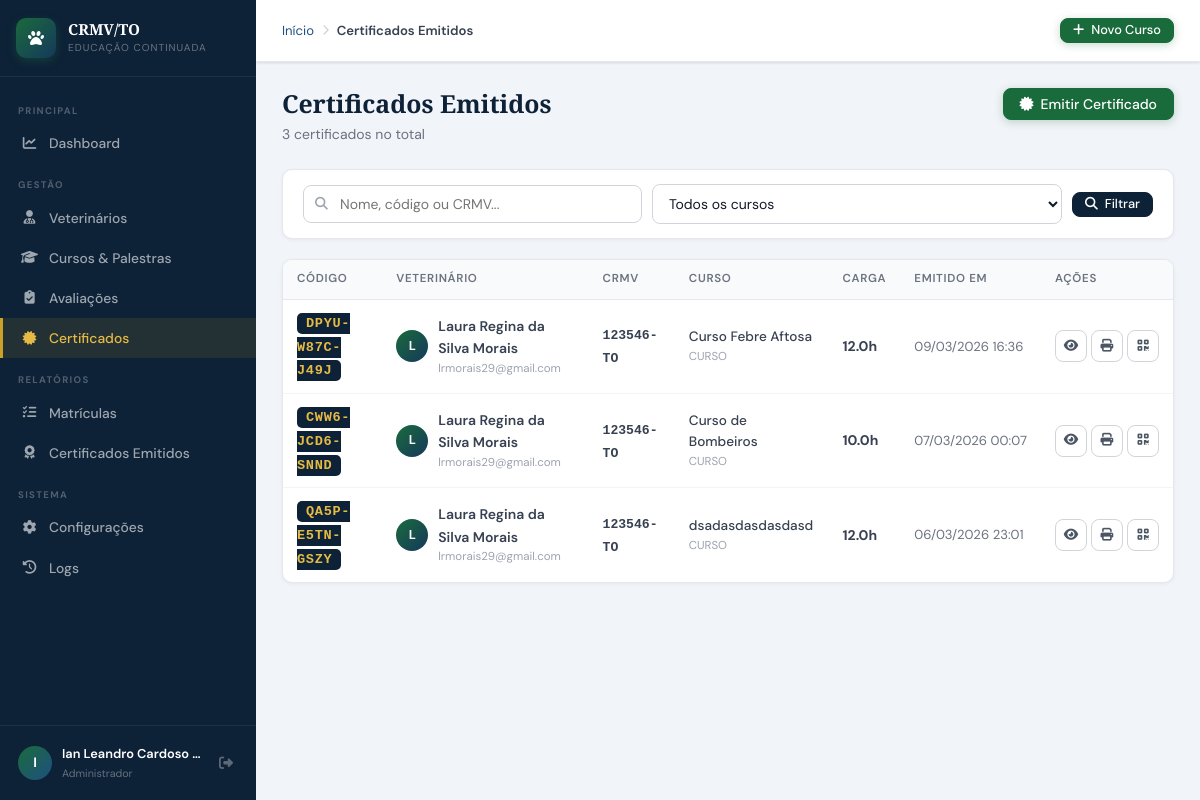
The page /admin/certificados/lista.php (signed in) on the database its author committed.
### tables this page shows
CREATE TABLE `tbl_certificados` (
  `cert_id` int(10) UNSIGNED NOT NULL,
  `matricula_id` int(10) UNSIGNED NOT NULL,
  `codigo` varchar(20) NOT NULL,
  `emitido_em` datetime NOT NULL DEFAULT current_timestamp(),
  `qr_path` varchar(200) DEFAULT NULL,
  `pdf_path` varchar(200) DEFAULT NULL,
  `valido` tinyint(1) NOT NULL DEFAULT 1
);

CREATE TABLE `tbl_usuarios` (
  `usuario_id` int(10) UNSIGNED NOT NULL,
  `perfil_id` int(10) UNSIGNED NOT NULL DEFAULT 2,
  `nome_completo` varchar(150) NOT NULL,
  `cpf` varchar(14) DEFAULT NULL,
  `rg` varchar(20) DEFAULT NULL,
  `data_nascimento` date DEFAULT NULL,
  `sexo` enum('M','F','O') DEFAULT NULL,
  `email` varchar(150) NOT NULL,
  `telefone` varchar(20) DEFAULT NULL,
  `celular` varchar(20) DEFAULT NULL,
  `crmv_numero` varchar(20) DEFAULT NULL,
  `crmv_uf` char(2) NOT NULL DEFAULT 'TO',
  `especialidade` varchar(100) DEFAULT NULL,
  `instituicao` varchar(150) DEFAULT NULL,
  `cep` varchar(9) DEFAULT NULL,
  `logradouro` varchar(150) DEFAULT NULL,
  `numero` varchar(10) DEFAULT NULL,
  `complemento` varchar(80) DEFAULT NULL,
  `bairro` varchar(80) DEFAULT NULL,
  `cidade` varchar(80) DEFAULT NULL,
  `uf` char(2) DEFAULT NULL,
  `senha_hash` varchar(255) NOT NULL,
  `senha_salt` varchar(64) NOT NULL,
  `token_reset` varchar(100) DEFAULT NULL,
  `token_expira` datetime DEFAULT NULL,
  `ultimo_acesso` datetime DEFAULT NULL,
  `tentativas_login` tinyint(4) NOT NULL DEFAULT 0,
  `bloqueado_ate` datetime DEFAULT NULL,
  `ativo` tinyint(1) NOT NULL DEFAULT 1,
  `foto_perfil` varchar(200) DEFAULT NULL,
  `criado_em` datetime NOT NULL DEFAULT current_timestamp(),
  `atualizado_em` datetime DEFAULT NULL ON UPDATE current_timestamp(),
  `criado_por` int(10) UNSIGNED DEFAULT NULL
);

CREATE TABLE `tbl_cursos` (
  `curso_id` int(10) UNSIGNED NOT NULL,
  `categoria_id` int(10) UNSIGNED DEFAULT NULL,
  `titulo` varchar(200) NOT NULL,
  `descricao` text DEFAULT NULL,
  `capa` varchar(120) DEFAULT NULL,
  `observacoes` text DEFAULT NULL,
  `tipo` enum('CURSO','PALESTRA','WORKSHOP','CONGRESSO','WEBINAR') NOT NULL DEFAULT 'CURSO',
  `modalidade` enum('PRESENCIAL','EAD','HIBRIDO') NOT NULL DEFAULT 'PRESENCIAL',
  `carga_horaria` decimal(5,1) NOT NULL DEFAULT 0.0,
  `vagas` smallint(6) DEFAULT NULL,
  `data_inicio` date DEFAULT NULL,
  `data_fim` date DEFAULT NULL,
  `horario` varchar(100) DEFAULT NULL,
  `local_nome` varchar(150) DEFAULT NULL,
  `local_cidade` varchar(80) DEFAULT NULL,
  `local_uf` char(2) DEFAULT 'TO',
  `local_endereco` varchar(200) DEFAULT NULL,
  `link_ead` varchar(300) DEFAULT NULL,
  `youtube_id` varchar(30) DEFAULT NULL,
  `valor` decimal(8,2) NOT NULL DEFAULT 0.00,
  `status` enum('RASCUNHO','PUBLICADO','ENCERRADO','CANCELADO') NOT NULL DEFAULT 'RASCUNHO',
  `cert_modelo` text DEFAULT NULL,
  `cert_conteudo_programatico` mediumtext DEFAULT NULL COMMENT 'HTML do conteúdo programático (verso do certificado)',
  `cert_validade` smallint(6) DEFAULT NULL,
  `cert_obs` text DEFAULT NULL COMMENT 'Observação interna do certificado (não aparece impresso)',
  `ativo` tinyint(1) NOT NULL DEFAULT 1,
  `criado_em` datetime NOT NULL DEFAULT current_timestamp(),
  `atualizado_em` datetime DEFAULT NULL ON UPDATE current_timestamp(),
  `criado_por` int(10) UNSIGNED DEFAULT NULL,
  `instrutor_id` int(11) DEFAULT NULL,
  `requer_avaliacao` tinyint(1) NOT NULL DEFAULT 0,
  `avaliacao_com_nota` tinyint(1) NOT NULL DEFAULT 0,
  `nota_minima` decimal(5,2) NOT NULL DEFAULT 70.00,
  `tentativas_maximas` tinyint(4) NOT NULL DEFAULT 3,
  `cert_frente_html` text DEFAULT NULL,
  `cert_verso_html` text DEFAULT NULL
);

### includes/conexao.php (called while the page is built, shortened)
<?php
function getConn(): PDO {
    static $pdo = null;
    if ($pdo === null) {
        try {
            $dsn = "mysql:host=" . DB_HOST . ";port=" . DB_PORT . ";dbname=" . DB_NAME . ";charset=utf8mb4";
            $pdo = new PDO($dsn, DB_USER, DB_PASS, [
                PDO::ATTR_ERRMODE            => PDO::ERRMODE_EXCEPTION,
                PDO::ATTR_DEFAULT_FETCH_MODE => PDO::FETCH_ASSOC,
                PDO::ATTR_EMULATE_PREPARES   => false,
            ]);
        } catch (PDOException $e) {
            die('<div style="font-family:monospace;background:#fee2e2;color:#7f1d1d;padding:20px;margin:20px;border-radius:8px">
                <strong>Erro de conexão com o banco:</strong><br>' . htmlspecialchars($e->getMessage()) . '
                <br><br>Verifique se o XAMPP está rodando e o banco <strong>' . DB_NAME . '</strong> foi criado.
            </div>');
        }
    }
    return $pdo;
}
function dbQuery(string $sql, array $params = []): array {
    $stmt = getConn()->prepare($sql);
    $stmt->execute($params);
    return $stmt->fetchAll();
}
function dbQueryOne(string $sql, array $params = []): array|false {
    $stmt = getConn()->prepare($sql);
    $stmt->execute($params);
    return $stmt->fetch();
}
function truncaTexto(string $str, int $tam): string {
    return mb_strlen($str) > $tam ? mb_substr($str, 0, $tam) . '...' : $str;
}
function primeiraLetra(string $nome): string {
    return mb_strtoupper(mb_substr(trim($nome), 0, 1));
}
function fmtDataHora(?string $d): string {
    try { return (new DateTime($d))->format('d/m/Y H:i'); }
    catch (Exception) { return '-'; }
}

### admin/certificados/lista.php (the view, shortened to what this page needs)
<?php
require_once __DIR__ . '/../../includes/conexao.php';
$busca    = trim($_GET['busca']    ?? '');
$pag      = max(1, (int)($_GET['pag'] ?? 1));
$porPag   = 20;
$offset   = ($pag - 1) * $porPag;
$where  = "WHERE cert.valido = 1";
$params = [];
$total   = dbQueryOne("SELECT COUNT(*) AS n FROM tbl_certificados cert INNER JOIN tbl_matriculas m ON cert.matricula_id=m.matricula_id INNER JOIN tbl_usuarios u ON m.usuario_id=u.usuario_id INNER JOIN tbl_cursos c ON m.curso_id=c.curso_id $where", $params)['n'];
$certs = dbQuery(
    "SELECT cert.cert_id, cert.codigo, cert.emitido_em,
            u.nome_completo, u.crmv_numero, u.crmv_uf, u.email,
            c.titulo AS curso_titulo, c.tipo, c.carga_horaria, c.curso_id
     FROM tbl_certificados cert
     INNER JOIN tbl_matriculas m ON cert.matricula_id = m.matricula_id
     INNER JOIN tbl_usuarios   u ON m.usuario_id      = u.usuario_id
     INNER JOIN tbl_cursos     c ON m.curso_id         = c.curso_id
     $where
     ORDER BY cert.emitido_em DESC
     LIMIT $porPag OFFSET $offset",
    $params
);
require_once __DIR__ . '/../../includes/layout.php';
?>
<div class="pg-header">
    <div class="pg-header-row">
        <div>
            <h1 class="pg-titulo">Certificados Emitidos</h1>
            <p class="pg-subtitulo"><?= number_format($total, 0, ',', '.') ?> certificado<?= $total!=1?'s':'' ?> no total</p>
        </div>
        <div class="pg-acoes">
            <a href="/crmv/admin/certificados/emitir.php" class="btn btn-primario">
                <i class="fa-solid fa-certificate"></i> Emitir Certificado
            </a>
        </div>
    </div>
</div>
<div class="card" style="margin-bottom:20px">
    <div class="card-body" style="padding:14px 20px">
        <form method="GET" style="display:flex;gap:10px;align-items:center;flex-wrap:wrap">
            <div style="flex:1;min-width:220px;position:relative">
                <input type="text" name="busca" value="<?= htmlspecialchars($busca) ?>"
                    placeholder="Nome, código ou CRMV..."
                    style="width:100%;padding:9px 12px 9px 36px;border:1.5px solid var(--c300);border-radius:8px;font-size:.875rem;font-family:inherit;outline:none"
                    onfocus="this.style.borderColor='var(--azul-clr)'" onblur="this.style.borderColor='var(--c300)'">
            </div>
            <div class="form-group" style="margin:0;min-width:220px">
                <select name="curso_id" style="padding:9px 12px;border:1.5px solid var(--c300);border-radius:8px;font-size:.875rem;font-family:inherit;outline:none;background:#fff"
                    onfocus="this.style.borderColor='var(--azul-clr)'" onblur="this.style.borderColor='var(--c300)'">
                    <option value="">Todos os cursos</option>
                </select>
            </div>
            <button type="submit" class="btn btn-secundario btn-sm"><i class="fa-solid fa-search"></i> Filtrar</button>
        </form>
    </div>
</div>
<div class="card">
    <div class="tabela-wrapper">
        <table class="tabela">
            <thead>
                <tr>
                    <th>Código</th>
                    <th>Veterinário</th>
                    <th>CRMV</th>
                    <th>Curso</th>
                    <th>Carga</th>
                    <th>Emitido em</th>
                    <th style="width:130px">Ações</th>
                </tr>
            </thead>
            <tbody>
            <?php if (empty($certs)): ?>
            <tr><td colspan="7">
                <div class="vazio" style="padding:50px">
                    <i class="fa-solid fa-certificate"></i>
                    <h3>Nenhum certificado encontrado</h3>
                    <p><?= $busca ? 'Tente outro termo.' : 'Nenhum certificado emitido ainda.' ?></p>
                    <a href="/crmv/admin/certificados/emitir.php" class="btn btn-primario btn-sm" style="margin-top:12px">
                        <i class="fa-solid fa-certificate"></i> Emitir agora
                    </a>
                </div>
            </td></tr>
            <?php else: ?>
            <?php foreach ($certs as $cert): ?>
            <tr>
                <td>
                    <code style="font-family:monospace;font-size:.85rem;font-weight:700;background:var(--azul-esc);color:#e6bb45;padding:3px 9px;border-radius:5px;letter-spacing:.05em">
                        <?= htmlspecialchars($cert['codigo']) ?>
                    </code>
                </td>
                <td>
                    <div style="display:flex;align-items:center;gap:10px">
                        <div class="avatar-circulo" style="width:32px;height:32px;font-size:.8rem;flex-shrink:0"><?= primeiraLetra($cert['nome_completo']) ?></div>
                        <div>
                            <div style="font-weight:600;font-size:.875rem"><?= htmlspecialchars($cert['nome_completo']) ?></div>
                            <div style="font-size:.72rem;color:var(--c400)"><?= htmlspecialchars($cert['email']) ?></div>
                        </div>
                    </div>
                </td>
                <td>
                    <?php if ($cert['crmv_numero']): ?>
                    <span style="font-family:monospace;font-weight:700;font-size:.82rem"><?= htmlspecialchars($cert['crmv_numero']) ?>-<?= htmlspecialchars($cert['crmv_uf']) ?></span>
                    <?php else: ?>
                    <span style="color:var(--c300)">—</span>
                    <?php endif; ?>
                </td>
                <td>
                    <div style="font-size:.85rem;font-weight:500"><?= htmlspecialchars(truncaTexto($cert['curso_titulo'], 42)) ?></div>
                    <div style="font-size:.72rem;color:var(--c400)"><?= htmlspecialchars($cert['tipo']) ?></div>
                </td>
                <td style="font-weight:700;font-size:.875rem"><?= $cert['carga_horaria'] ?>h</td>
                <td style="font-size:.82rem;color:var(--c500);white-space:nowrap"><?= fmtDataHora($cert['emitido_em']) ?></td>
                <td>
                    <div class="acoes">
                        <a href="/crmv/admin/certificados/ver.php?codigo=<?= urlencode($cert['codigo']) ?>"
                           class="btn btn-ghost btn-icone btn-sm" title="Visualizar">
                            <i class="fa-solid fa-eye"></i>
                        </a>
                        <a href="/crmv/admin/certificados/imprimir.php?codigo=<?= urlencode($cert['codigo']) ?>"
                           class="btn btn-ghost btn-icone btn-sm" title="Imprimir / PDF" target="_blank">
                            <i class="fa-solid fa-print"></i>
                        </a>
                        <a href="/crmv/validar.php?codigo=<?= urlencode($cert['codigo']) ?>"
                           class="btn btn-ghost btn-icone btn-sm" title="Página pública de validação" target="_blank">
                            <i class="fa-solid fa-qrcode"></i>
                        </a>
                    </div>
                </td>
            </tr>
            <?php endforeach; ?>
            <?php endif; ?>
            </tbody>
        </table>
    </div>
</div>
<?php require_once __DIR__ . '/../../includes/layout_footer.php'; ?>

### rows shown on the page
tbl_certificados: codigo "DPYU-W87C-J49J", tbl_usuarios.nome_completo "L", tbl_usuarios.nome_completo "Laura Regina da Silva Morais", tbl_usuarios.email "lrmorais29@gmail.com", tbl_usuarios.crmv_numero "123546", tbl_usuarios.crmv_uf "TO", tbl_cursos.titulo "Curso Febre Aftosa", tbl_cursos.tipo "CURSO", tbl_cursos.carga_horaria "12.0", emitido_em "09/03/2026 16:36"
tbl_certificados: codigo "CWW6-JCD6-SNND", tbl_usuarios.nome_completo "L", tbl_usuarios.nome_completo "Laura Regina da Silva Morais", tbl_usuarios.email "lrmorais29@gmail.com", tbl_usuarios.crmv_numero "123546", tbl_usuarios.crmv_uf "TO", tbl_cursos.titulo "Curso de Bombeiros", tbl_cursos.tipo "CURSO", tbl_cursos.carga_horaria "10.0", emitido_em "07/03/2026 00:07"
tbl_certificados: codigo "QA5P-E5TN-GSZY", tbl_usuarios.nome_completo "L", tbl_usuarios.nome_completo "Laura Regina da Silva Morais", tbl_usuarios.email "lrmorais29@gmail.com", tbl_usuarios.crmv_numero "123546", tbl_usuarios.crmv_uf "TO", tbl_cursos.titulo "dsadasdasdasdasd", tbl_cursos.tipo "CURSO", tbl_cursos.carga_horaria "12.0", emitido_em "06/03/2026 23:01"

### other values the page prints
primeiraLetra($_SESSION['usr_nome'] ?? 'A') "I"
truncaTexto($_SESSION['usr_nome'] ?? '', 22) "Ian Leandro Cardoso…"
$pageTitulo "Certificados Emitidos"
$total "3"
